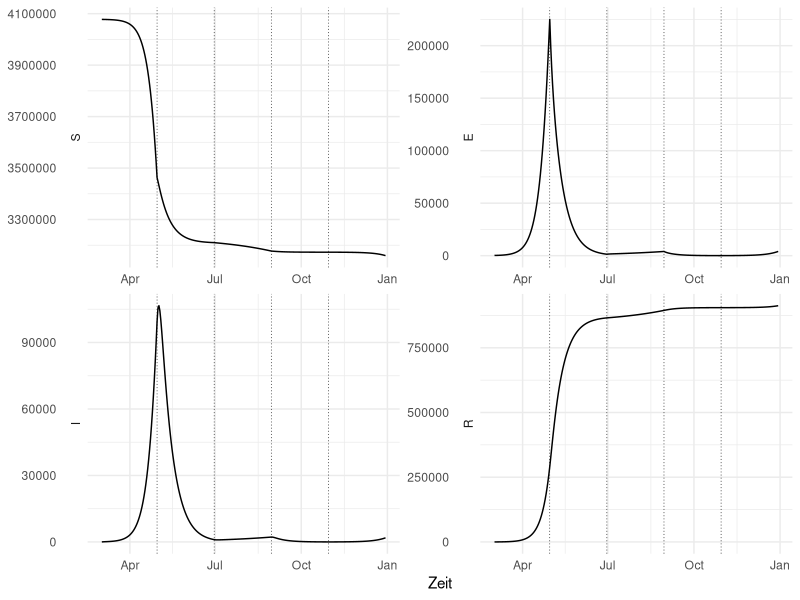
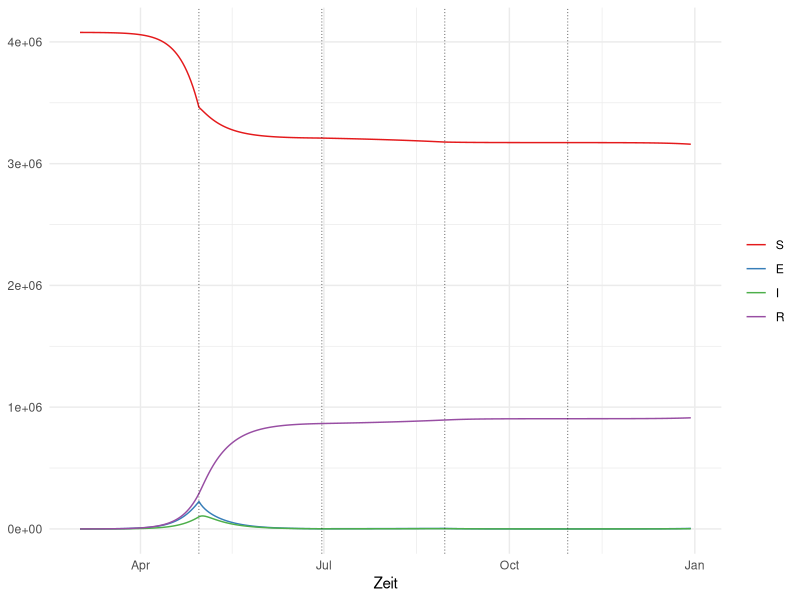

The R source for these figures, in order:
library(deSolve)
library(ggplot2)
library(reshape2)

seirsim <- function(date, S0, E0, I0, R0, beta, gamma, sigma) {
  out <- ode(
    times = seq_len(length(date)),
    y = c(S = S0, E = E0, I = I0, R = R0),
    parms = c(N = N, beta = beta, gamma = gamma, sigma = sigma, dtstep = 1),
    func = function(t, y, parms) {
      with(as.list(c(y, parms)), {
        dS <- dtstep * (-beta * ((S * I) / N))
        dE <- dtstep * (beta * ((S * I) / N) - sigma * E)
        dI <- dtstep * (sigma * E - gamma * I)
        dR <- dtstep * (gamma * I)
        list(c(dS, dE, dI, dR))
      })
    }
  )
  colnames(out)[1] <- "date"
  out <- as.data.frame(out)
  out$date <- date
  out
}

# same as seirsim, but rounds its output values to integers, since non-integer individuals don't exist.
seirsimvisual <- function(date, S0, E0, I0, R0, beta, gamma, sigma) {
  out <- seirsim(date, S0, E0, I0, R0, beta, gamma, sigma)
  out$S <- round(out$S)
  out$E <- round(out$E)
  out$I <- round(out$I)
  out$R <- round(out$R)
  out
}

phases <- c(
  as.Date("2020-03-02"),
  # no lockdown
  as.Date("2020-04-30"),
  # lockdown
  as.Date("2020-06-30"),
  # no lockdown
  as.Date("2020-08-30"),
  # summer vacation
  as.Date("2020-10-30"),
  as.Date("2020-12-30")
)
betas <- c(
  0.756664,
  0.1775356,
  0.476604,
  0.1775356,
  0.756664
)

alldates <- seq.Date(phases[1], phases[length(phases)], 1)
N <- 4078000
R0 <- 0
I0 <- 14
E0 <- 20 * I0
S0 <- N - E0 - I0 - R0
gamma <- 0.33
sigma <- 0.19

simulated <- NULL
for (i in 1:(length(phases) - 1)) {
  from <- phases[i]
  to <- phases[i + 1]
  beta <- betas[i]

  date <- seq.Date(from, to, 1)
  s <- seirsimvisual(date, S0, E0, I0, R0, beta, gamma, sigma)
  simulated <- rbind(simulated, s)

  # Starting parameters for the next iteration equal the final values for the current simulated run,
  # since the next simulated phase should pick up where the current one left off.
  R0 <- s[nrow(s), "R"]
  I0 <- s[nrow(s), "I"]
  E0 <- s[nrow(s), "E"]
  S0 <- N - E0 - I0 - R0
}

# My intention is to draw one plot per column within the "simulated" data frame.
# This shows how: https://stackoverflow.com/q/18046051
molten <- melt(simulated, id.vars = "date")

vlineDates <- data.frame(date = phases[2:(length(phases) - 1)])
vlines <- geom_vline(data = vlineDates, mapping = aes(xintercept = date), linetype = "12", size = 0.2)

ggplot(data = molten, mapping = aes(x = date, y = value)) +
  theme_minimal() +
  labs(x = "Zeit", y = NULL) +
  facet_wrap(vars(variable), scales = "free", switch = "y") +
  geom_line() +
  vlines

ggplot(data = molten, mapping = aes(x = date, y = value, color = variable)) +
  theme_minimal() +
  scale_colour_brewer(palette = "Set1") +
  labs(x = "Zeit", y = NULL, colour = NULL) +
  geom_line() +
  vlines
